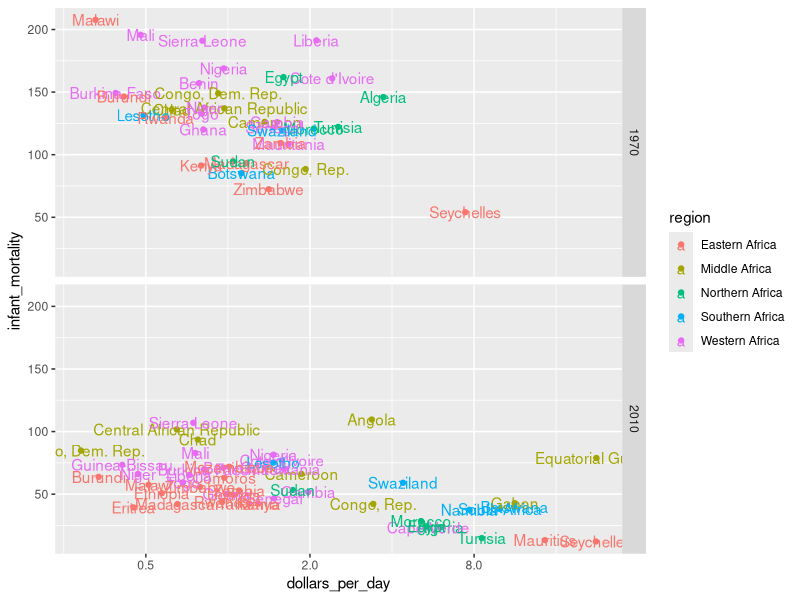

This chart was generated by the following R code:
# Instructions
# Now we are going to look at changes in the infant mortality and dollars per day patterns 
# in African countries between 1970 and 2010.

# Instructions
# Generate dollars_per_day using mutate and filter for the years 1970 and 2010 for African countries.

# Remember to remove NA values.

# As in the previous exercise, make a scatter plot of infant_mortality versus dollars_per_day 
# for countries in the African continent.

# As in the previous exercise, use color to denote the different regions of Africa.

# As in the previous exercise, transform the x axis to be in the log (base 2) scale.

# As in the previous exercise, add a layer to display country names in addition to points.

# Use facet_grid to show different plots for 1970 and 2010. Align the plots vertically.

library(dplyr)
library(ggplot2)
library(dslabs)

#carregar o dataset
data(gapminder)

#cria a variável dollars_per_day e filtra os países africanos para os anos 1970 e 2010, removendo NAs
gapminder_Africa <- gapminder %>%
  mutate(dollars_per_day = gdp / population / 365) %>%
  filter(continent == "Africa", year %in% c(1970, 2010), 
         !is.na(dollars_per_day), !is.na(infant_mortality))

#cria o gráfico de dispersão com nomes dos países e facet_grid para os anos
p <- gapminder_Africa %>%
  ggplot(aes(dollars_per_day, infant_mortality, color = region, label = country)) +
  geom_point() +  #adiciona os pontos primeiro
  geom_text() +  #adiciona os nomes dos países
  scale_x_continuous(trans = "log2") +  #transformação log2 no eixo X
  facet_grid(year ~ .)   #separa os gráficos por ano (alinhamento vertical)

#exibir o gráfico
print(p)
